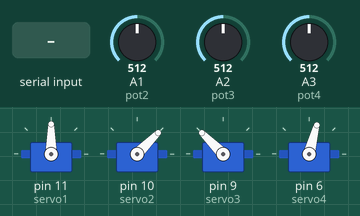
Recording of a sketch running on a simulated Arduino Uno, built with avr-gcc and run on an emulated ATmega328P. Parts: 4 × servo. The test bench sets the inputs (shaded band); at power-on: A1 (pot2) = 512, A2 (pot3) = 512, A3 (pot4) = 512.

Above: at 1.2 s.
1.3 s: A1 (pot2) set to 716
At 2.2 s:
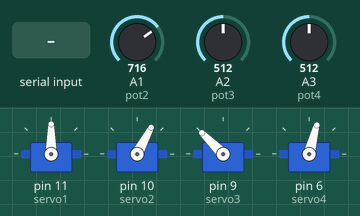
2.8 s: A2 (pot3) set to 716
At 3.3 s:
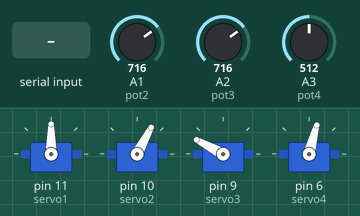
4.3 s: A3 (pot4) set to 716
At 5.5 s:
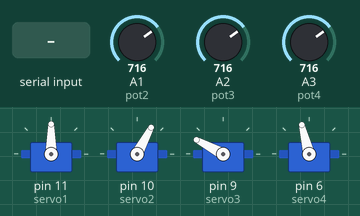
5.8 s: "90,45\n" received over Serial
At 7.0 s:
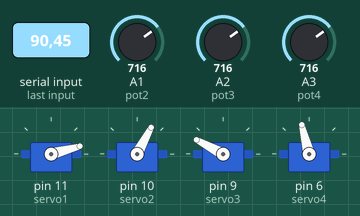
7.3 s: A2 (pot3) set to 900
At 8.5 s:
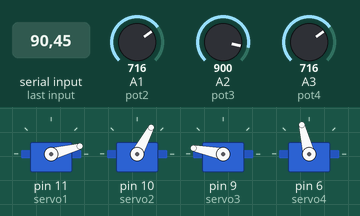
8.8 s: A3 (pot4) set to 900
At 9.6 s:
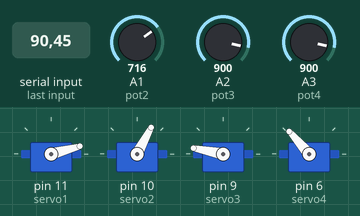
Timing chart, 0 to 11.3 s (numbered marks = the images above; inputs shaded):
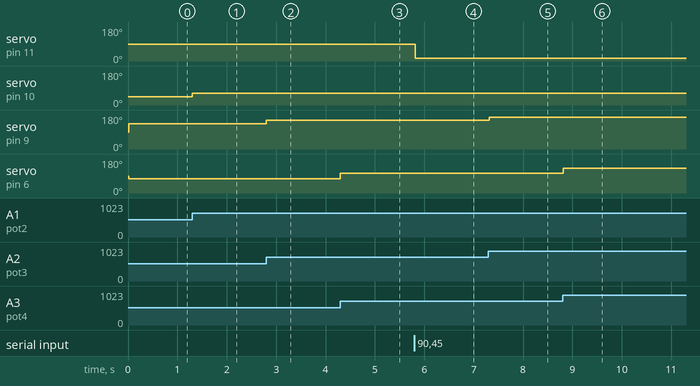

Measured:
- after the input at 1.3 s, servo on pin 10 (servo2): 45° → 62° at once
- after the input at 2.8 s, servo on pin 9 (servo3): 135° → 152° at once
- after the input at 4.3 s, servo on pin 6 (servo4): 75° → 104° at once
- after the input at 5.8 s, servo on pin 11 (servo1): 90° → 15° at once
- after the input at 7.3 s, servo on pin 9 (servo3): 152° → 169° at once
- after the input at 8.8 s, servo on pin 6 (servo4): 104° → 131° at once

The sketch:

arduino.ino
```cpp
//add servo library
#include <Servo.h>

//define our servos
Servo servo1;
Servo servo2;
Servo servo3;
Servo servo4;

//define our potentiometers
int pot1 = A0;
int pot2 = A1;
int pot3 = A2;
int pot4 = A3;

//variable to read the values from the analog pin (potentiometers)
int valPot1;
int valPot2;
int valPot3;
int valPot4;

void setup()
{
  //attaches our servos on pins PWM 11-10-9-6 to the servos
  servo1.attach(11);
  servo2.attach(10);
  servo3.attach(9);
  servo4.attach(6);
  while (!Serial) {
    delay(5);
  }
  Serial.begin(9600);
}

void loop()
{
  //reads the value of potentiometers (value between 0 and 1023)
if(Serial.available()) {
  valPot1 = Serial.parseInt(SKIP_WHITESPACE);
  if(valPot1!=0) {
  valPot1 = map (valPot1, 1, 1024, 0, 180);   //scale it to use it with the servo (value between 0 and 180)
  servo1.write(valPot1);                      //set the servo position according to the scaled value
  }
  delay(5);
}

  valPot2 = analogRead(pot2);
  valPot2 = map (valPot2, 0, 1023, 0, 90);
  servo2.write(valPot2);
  delay(5);

  valPot3 = analogRead(pot3);
  valPot3 = map (valPot3, 0, 1023, 90, 180);
  servo3.write(valPot3);
  delay(5);

  valPot4 = analogRead(pot4);
  valPot4 = map (valPot4, 0, 1023, 0, 150);
  servo4.write(valPot4);
  delay(5);
}
```
